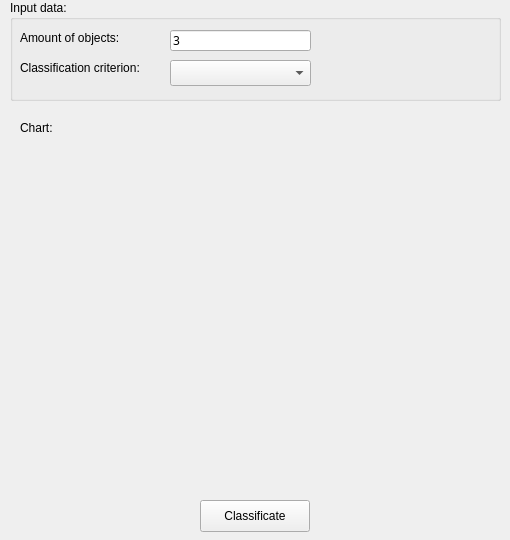
<?xml version="1.0" encoding="UTF-8"?>
<ui version="4.0">
 <class>form_hierarchy</class>
 <widget class="QWidget" name="form_hierarchy">
  <property name="geometry">
   <rect>
    <x>0</x>
    <y>0</y>
    <width>510</width>
    <height>540</height>
   </rect>
  </property>
  <property name="minimumSize">
   <size>
    <width>510</width>
    <height>540</height>
   </size>
  </property>
  <property name="maximumSize">
   <size>
    <width>510</width>
    <height>540</height>
   </size>
  </property>
  <property name="windowTitle">
   <string>Hierarchy method</string>
  </property>
  <property name="inputMethodHints">
   <set>Qt::ImhNone</set>
  </property>
  <widget class="QPushButton" name="pb_classificate">
   <property name="geometry">
    <rect>
     <x>200</x>
     <y>500</y>
     <width>110</width>
     <height>32</height>
    </rect>
   </property>
   <property name="text">
    <string>Classificate</string>
   </property>
  </widget>
  <widget class="QGroupBox" name="gb_input_data">
   <property name="geometry">
    <rect>
     <x>10</x>
     <y>0</y>
     <width>491</width>
     <height>101</height>
    </rect>
   </property>
   <property name="title">
    <string>Input data:</string>
   </property>
   <widget class="QLineEdit" name="le_amount_of_objects">
    <property name="geometry">
     <rect>
      <x>160</x>
      <y>30</y>
      <width>141</width>
      <height>21</height>
     </rect>
    </property>
    <property name="font">
     <font>
      <family>PT Serif</family>
     </font>
    </property>
    <property name="text">
     <string>3</string>
    </property>
    <property name="readOnly">
     <bool>false</bool>
    </property>
    <property name="placeholderText">
     <string>3</string>
    </property>
   </widget>
   <widget class="QLabel" name="lb_amount_of_objects">
    <property name="geometry">
     <rect>
      <x>10</x>
      <y>30</y>
      <width>121</width>
      <height>16</height>
     </rect>
    </property>
    <property name="text">
     <string>Amount of objects:</string>
    </property>
   </widget>
   <widget class="QLabel" name="lb_classification_criterion">
    <property name="geometry">
     <rect>
      <x>10</x>
      <y>60</y>
      <width>141</width>
      <height>16</height>
     </rect>
    </property>
    <property name="text">
     <string>Classification criterion:</string>
    </property>
   </widget>
   <widget class="QComboBox" name="cb_classification_criterion">
    <property name="geometry">
     <rect>
      <x>160</x>
      <y>60</y>
      <width>141</width>
      <height>26</height>
     </rect>
    </property>
   </widget>
  </widget>
  <widget class="QLabel" name="lb_chart">
   <property name="geometry">
    <rect>
     <x>20</x>
     <y>120</y>
     <width>151</width>
     <height>16</height>
    </rect>
   </property>
   <property name="text">
    <string>Chart:</string>
   </property>
  </widget>
  <widget class="QWidget" name="verticalLayoutWidget">
   <property name="geometry">
    <rect>
     <x>10</x>
     <y>140</y>
     <width>491</width>
     <height>351</height>
    </rect>
   </property>
   <layout class="QVBoxLayout" name="vl_chart_view"/>
  </widget>
 </widget>
 <resources/>
 <connections/>
</ui>
